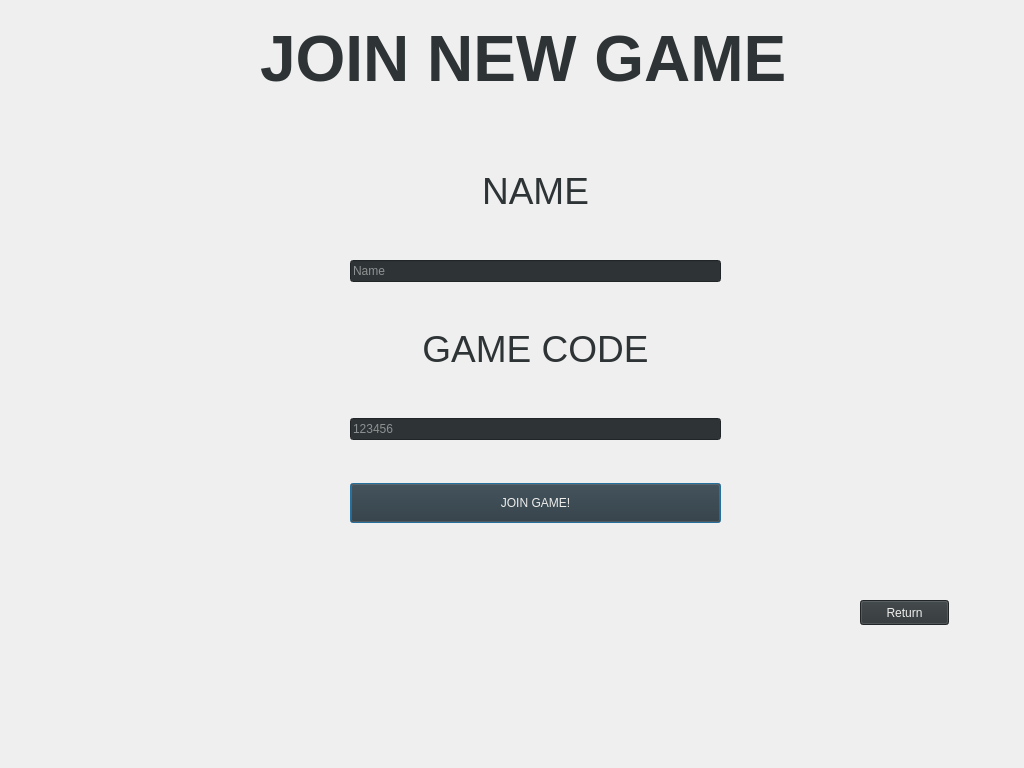
<?xml version="1.0" encoding="UTF-8"?>
<ui version="4.0">
 <class>JoinWindow</class>
 <widget class="QDialog" name="JoinWindow">
  <property name="geometry">
   <rect>
    <x>0</x>
    <y>0</y>
    <width>1024</width>
    <height>768</height>
   </rect>
  </property>
  <property name="windowTitle">
   <string>Dialog</string>
  </property>
  <property name="styleSheet">
   <string notr="true"> #JoinWindow{
	background-image: url(:/Img/background2.jpg);
}</string>
  </property>
  <widget class="QWidget" name="verticalLayoutWidget">
   <property name="geometry">
    <rect>
     <x>350</x>
     <y>130</y>
     <width>371</width>
     <height>431</height>
    </rect>
   </property>
   <layout class="QVBoxLayout" name="verticalLayout">
    <item>
     <widget class="QLabel" name="nameLb">
      <property name="minimumSize">
       <size>
        <width>0</width>
        <height>0</height>
       </size>
      </property>
      <property name="maximumSize">
       <size>
        <width>16777215</width>
        <height>50</height>
       </size>
      </property>
      <property name="text">
       <string>&lt;html&gt;&lt;head/&gt;&lt;body&gt;&lt;p align=&quot;center&quot;&gt;&lt;span style=&quot; font-size:28pt; color:#2e3436;&quot;&gt;NAME&lt;/span&gt;&lt;/p&gt;&lt;/body&gt;&lt;/html&gt;</string>
      </property>
     </widget>
    </item>
    <item>
     <widget class="QLineEdit" name="nameEntry">
      <property name="styleSheet">
       <string notr="true">#nameEntry{
	
	background-color: rgb(46, 52, 54);
	color: rgb(238, 238, 236);
	font: 57 20pt &quot;aakar&quot;;
}</string>
      </property>
      <property name="placeholderText">
       <string>Name</string>
      </property>
     </widget>
    </item>
    <item>
     <widget class="QLabel" name="codeLb">
      <property name="minimumSize">
       <size>
        <width>0</width>
        <height>0</height>
       </size>
      </property>
      <property name="maximumSize">
       <size>
        <width>16777215</width>
        <height>50</height>
       </size>
      </property>
      <property name="text">
       <string>&lt;html&gt;&lt;head/&gt;&lt;body&gt;&lt;p align=&quot;center&quot;&gt;&lt;span style=&quot; font-size:28pt; color:#2e3436;&quot;&gt;GAME CODE&lt;/span&gt;&lt;/p&gt;&lt;/body&gt;&lt;/html&gt;</string>
      </property>
     </widget>
    </item>
    <item>
     <widget class="QLineEdit" name="codeEntry">
      <property name="styleSheet">
       <string notr="true">#codeEntry{
	
	background-color: rgb(46, 52, 54);
	color: rgb(238, 238, 236);
	font: 57 20pt &quot;aakar&quot;;
}</string>
      </property>
      <property name="text">
       <string/>
      </property>
      <property name="placeholderText">
       <string>123456</string>
      </property>
     </widget>
    </item>
    <item>
     <widget class="QPushButton" name="joinGameBtn">
      <property name="minimumSize">
       <size>
        <width>0</width>
        <height>40</height>
       </size>
      </property>
      <property name="styleSheet">
       <string notr="true">#joinGameBtn{
	background-color: rgb(46, 52, 54);
	color: rgb(238, 238, 236);
}</string>
      </property>
      <property name="text">
       <string>JOIN GAME!</string>
      </property>
     </widget>
    </item>
   </layout>
  </widget>
  <widget class="QPushButton" name="returnBtn">
   <property name="geometry">
    <rect>
     <x>860</x>
     <y>600</y>
     <width>89</width>
     <height>25</height>
    </rect>
   </property>
   <property name="styleSheet">
    <string notr="true">#returnBtn{
	background-color: rgb(46, 52, 54);
	color: rgb(238, 238, 236);
}</string>
   </property>
   <property name="text">
    <string>Return</string>
   </property>
  </widget>
  <widget class="QLabel" name="label">
   <property name="geometry">
    <rect>
     <x>260</x>
     <y>20</y>
     <width>541</width>
     <height>81</height>
    </rect>
   </property>
   <property name="text">
    <string>&lt;html&gt;&lt;head/&gt;&lt;body&gt;&lt;p&gt;&lt;span style=&quot; font-size:48pt; font-weight:600; color:#2e3436;&quot;&gt;JOIN NEW GAME&lt;/span&gt;&lt;/p&gt;&lt;/body&gt;&lt;/html&gt;</string>
   </property>
  </widget>
 </widget>
 <resources/>
 <connections/>
</ui>
